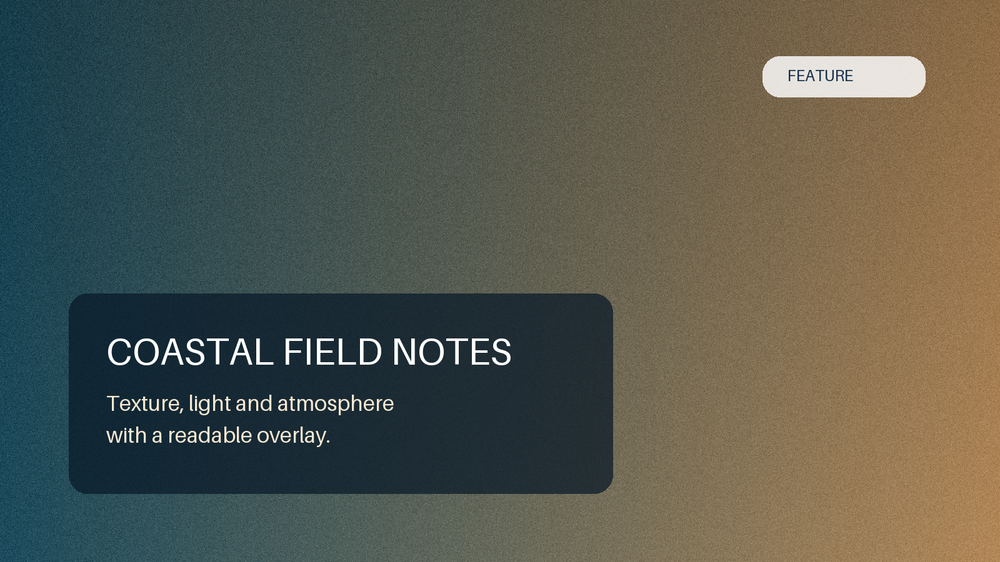
#> input picture benchmark/corpus/05-photo-overlay.png, 1000 x 562 px, shrunk from 1600 x 900 before the run
$ python -i bg_model.py   (imports and definitions only)
#> lines starting #> are read from the running program, lines starting #| are printed output that depends on the picture; after the words box and inside, x2 and y2 are one past the last pixel; in counts of white or black regions, pixels touching at a corner belong together
#!/usr/bin/env python3
"""Background modeling and repair module.

Builds a clean background image by:
1. Adaptive background color detection (edge sampling)
2. Periodic tile median modeling
3. Inpainting to remove foreground/text residuals

Usage:
    from bg_model import build_background
    bg = build_background(img_rgb, text_mask=mask)
"""

from __future__ import annotations

import logging

import cv2
import numpy as np

logger = logging.getLogger(__name__)

# ---------------------------------------------------------------------------
# Public API
# ---------------------------------------------------------------------------


def build_background(
    img: np.ndarray,
    text_mask: np.ndarray | None = None,
    fg_hint_mask: np.ndarray | None = None,
    period: int = 32,
) -> np.ndarray:
    """Build a clean background image from the input.

    Args:
        img: Input image (H, W, 3) RGB uint8.
        text_mask: Binary mask (H, W) where text regions = 255.
        fg_hint_mask: Optional binary mask of known foreground regions.
        period: Tile period for periodic median modeling.

    Returns:
        Clean background image (H, W, 3) RGB uint8.
    """
#> called with period = 32
    h, w = img.shape[:2]
#> h = 562; w = 1000

    if text_mask is None:
        text_mask = np.zeros((h, w), dtype=np.uint8)
    if fg_hint_mask is None:
        fg_hint_mask = np.zeros((h, w), dtype=np.uint8)

    # Combined exclusion mask
    exclude = ((text_mask > 0) | (fg_hint_mask > 0)).astype(np.uint8) * 255

    # Step 1: Detect background color adaptively
    bg_color, bg_std, candidate_mask = _detect_background(img, exclude)
    logger.info(
        "Background color: RGB(%d,%d,%d), std=%.1f",
        int(bg_color[0]), int(bg_color[1]), int(bg_color[2]), bg_std,
    )

    # Step 2: Periodic tile median modeling
    bg = _tile_median_model(img, candidate_mask, bg_color, period)

    # Step 3: Inpainting — repair areas where foreground/text was removed
    inpaint_mask = _build_inpaint_mask(img, bg, exclude, candidate_mask)
    if np.any(inpaint_mask > 0):
        bg = _inpaint(bg, inpaint_mask)

    return bg


# ---------------------------------------------------------------------------
# Step 1: Adaptive background detection
# ---------------------------------------------------------------------------


def _detect_background(
    img: np.ndarray, exclude_mask: np.ndarray
) -> tuple[np.ndarray, float, np.ndarray]:
    """Detect the dominant background color by sampling image edges.

    Returns:
        bg_color: (3,) float array — dominant background RGB.
        bg_std: float — standard deviation of background pixels.
        candidate_mask: (H, W) bool — pixels likely belonging to background.
    """
    h, w = img.shape[:2]
#> h = 562; w = 1000

    # Sample from edges (5% border on each side)
    margin_y = max(5, int(h * 0.05))
#> margin_y = 28
    margin_x = max(5, int(w * 0.05))
#> margin_x = 50

    edge_mask = np.zeros((h, w), dtype=bool)
    edge_mask[:margin_y, :] = True   # top
    edge_mask[-margin_y:, :] = True  # bottom
    edge_mask[:, :margin_x] = True   # left
    edge_mask[:, -margin_x:] = True  # right

    # Exclude known text/foreground from edge sampling
    edge_mask &= (exclude_mask == 0)
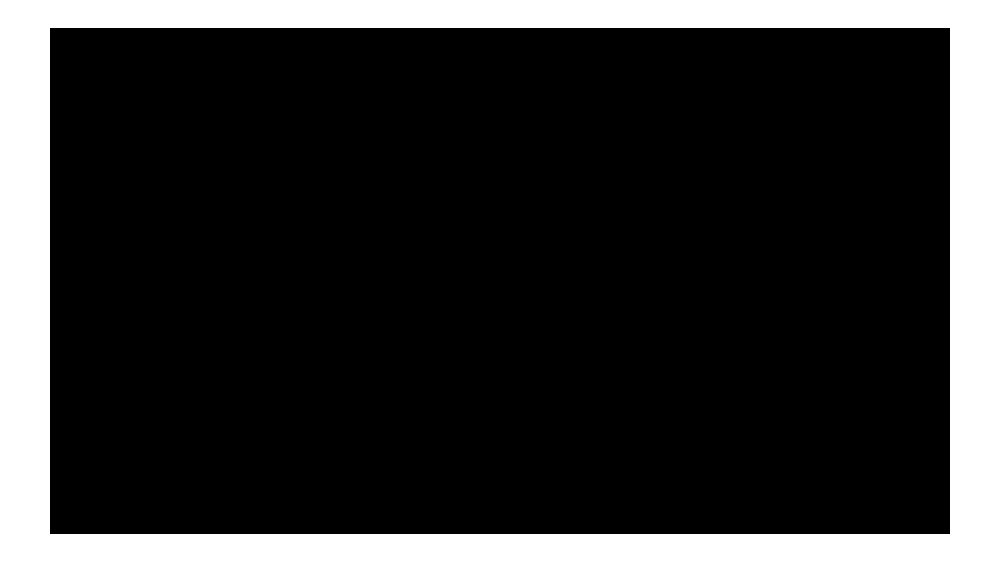
#> edge_mask: shape (562, 1000) bool; 19% white; 1 white region, box (x1, y1, x2, y2) and area: (0, 0, 1000, 562) 106600

    edge_pixels = img[edge_mask].reshape(-1, 3).astype(np.float32)

    if len(edge_pixels) < 10:
        # Fallback: use all non-excluded pixels
        valid = exclude_mask == 0
        edge_pixels = img[valid].reshape(-1, 3).astype(np.float32)

    if len(edge_pixels) < 10:
        # Ultimate fallback
        bg_color = np.array([255.0, 255.0, 255.0])
        return bg_color, 30.0, np.ones((h, w), dtype=bool)

    # Find dominant color via histogram peak (faster than KMeans)
    bg_color = np.median(edge_pixels, axis=0)
#> bg_color = [91, 93, 81]
    bg_std = float(np.mean(np.std(edge_pixels, axis=0)))
#> bg_std = 28.47

    # Adaptive threshold: pixels within N standard deviations of bg_color
    threshold = max(35.0, bg_std * 2.5)
#> threshold = 71.19

    all_pixels = img.reshape(-1, 3).astype(np.float32)
    dists = np.linalg.norm(all_pixels - bg_color, axis=1)
    candidate_flat = dists < threshold

    candidate_mask = candidate_flat.reshape(h, w)
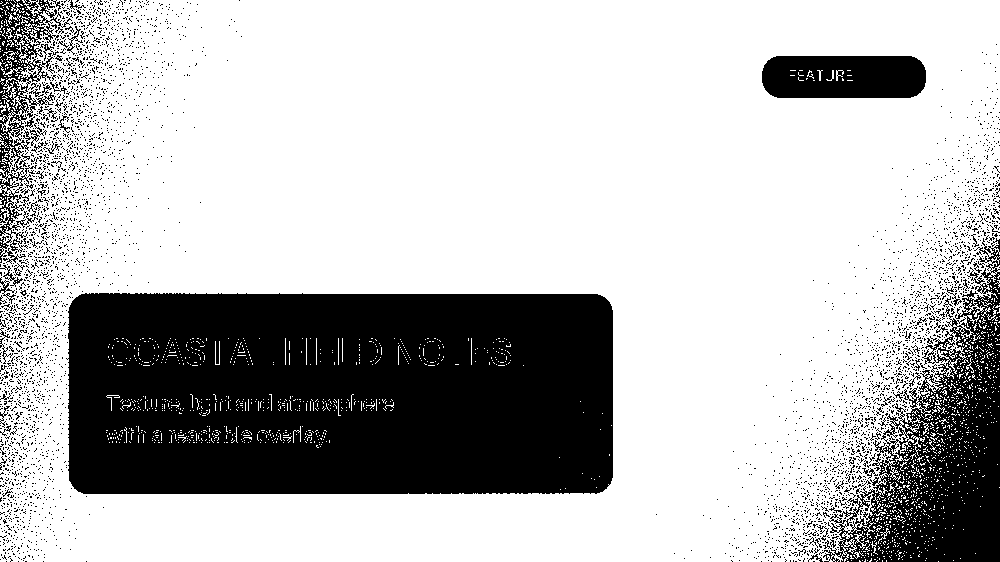
#> candidate_mask: shape (562, 1000) bool; 72.7% white; 4428 black regions (4363 under 20 px), largest, box (x1, y1, x2, y2) and area: (66, 293, 613, 494) 106486, (819, 238, 1000, 562) 23436, (762, 56, 926, 98) 6423
#> in build_background, `bg_color, bg_std, candidate_mask = _detect_background(img, exclude)`: bg_color = [91, 93, 81]; bg_std = 28.47
    # Exclude known foreground/text
    candidate_mask &= (exclude_mask == 0)

    return bg_color, bg_std, candidate_mask


# ---------------------------------------------------------------------------
# Step 2: Periodic tile median modeling
# ---------------------------------------------------------------------------


def _tile_median_model(
    img: np.ndarray,
    candidate_mask: np.ndarray,
    bg_color: np.ndarray,
    period: int,
) -> np.ndarray:
    """Build background via periodic tile median sampling.

    For each (py, px) position within a period×period tile, collect all
    candidate pixels at that periodic position and take their median.
    """
#> called with bg_color = array of shape (3,), period = 32
    h, w, c = img.shape
#> h = 562; w = 1000; c = 3
    tile = np.zeros((period, period, c), dtype=np.float32)

    for py in range(period):
        for px in range(period):
            ys = np.arange(py, h, period)
            xs = np.arange(px, w, period)
            yy, xx = np.meshgrid(ys, xs, indexing="ij")
            pixels = img[yy, xx].reshape(-1, c).astype(np.float32)
            valid = candidate_mask[yy, xx].reshape(-1)

            if np.any(valid):
                tile[py, px] = np.median(pixels[valid], axis=0)
            else:
                tile[py, px] = bg_color
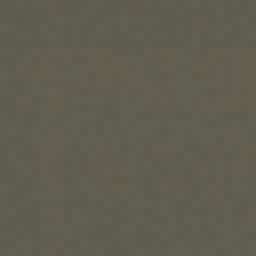
#> tile: shape (32, 32, 3) float32 (shown 8 times larger); mean R, G, B 96.1, 94.3, 79.6

    # Tile the background
    # Use np.tile for efficiency instead of per-pixel loop
    reps_y = (h + period - 1) // period
#> reps_y = 18
    reps_x = (w + period - 1) // period
#> reps_x = 32
    bg = np.tile(tile, (reps_y, reps_x, 1))[:h, :w, :]
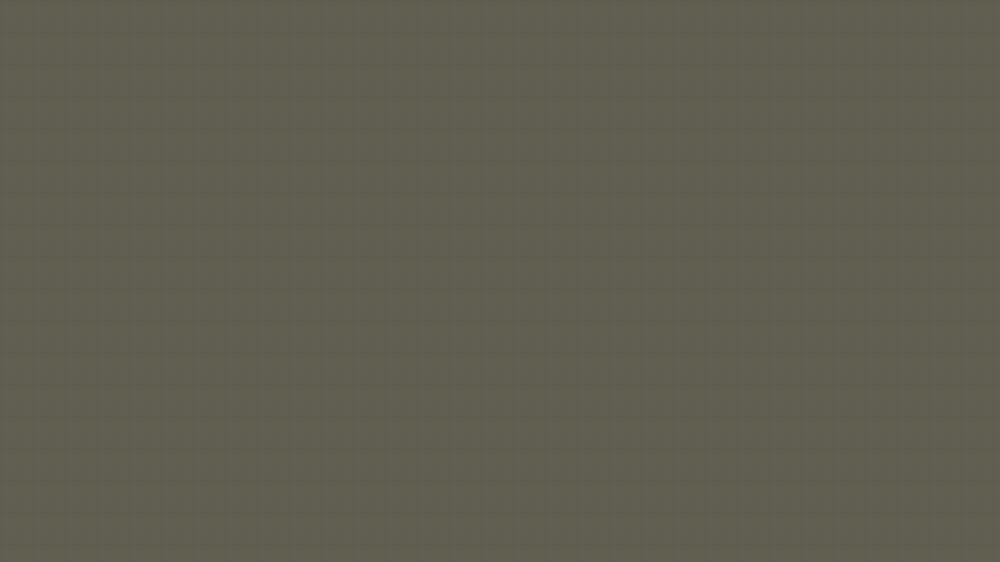
#> bg: shape (562, 1000, 3) float32; mean R, G, B 96.1, 94.5, 79.8

    return np.clip(bg, 0, 255).astype(np.uint8)


# ---------------------------------------------------------------------------
# Step 3: Inpainting
# ---------------------------------------------------------------------------


def _build_inpaint_mask(
    img: np.ndarray,
    bg: np.ndarray,
    exclude_mask: np.ndarray,
    candidate_mask: np.ndarray,
) -> np.ndarray:
    """Build a mask of regions that need inpainting.

    These are areas where the tile model couldn't get clean background
    because they were covered by foreground or text.
    """
    h, w = img.shape[:2]
#> h = 562; w = 1000

    # Regions that are excluded (text/fg) need inpainting in the background
    # Also regions where the background model differs significantly from
    # what we'd expect (non-candidate areas)
    inpaint = exclude_mask.copy()
#> inpaint: shape (562, 1000); every value is 0

    # Add non-candidate regions that might have foreground residuals
    non_candidate = (~candidate_mask).astype(np.uint8) * 255
    # But only where the tile model had to use fallback (bg_color)
    diff = np.linalg.norm(
        img.astype(np.float32) - bg.astype(np.float32), axis=2
    )
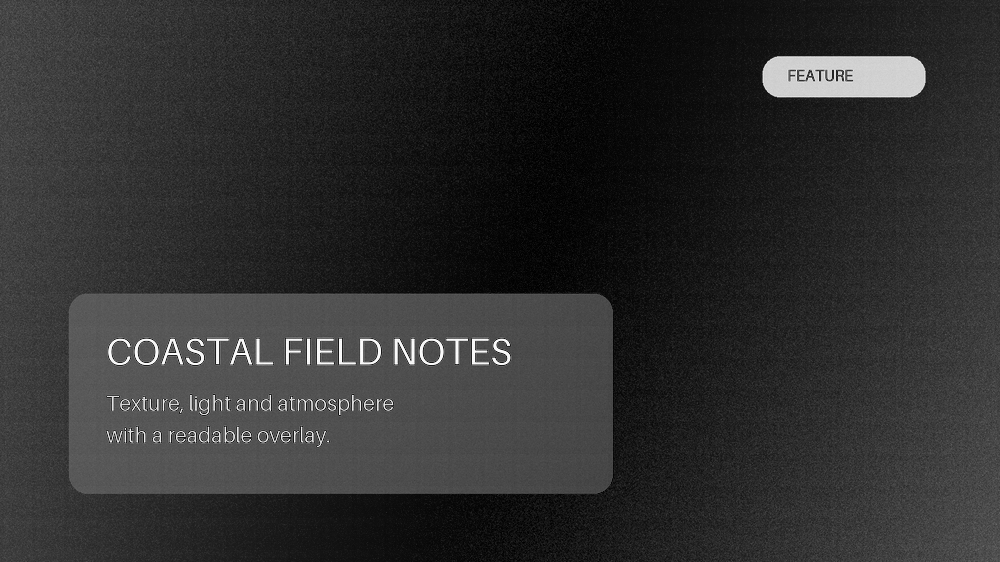
#> diff: shape (562, 1000) float32; min 0, max 291.7, mean 54.2; drawn with min black and max white
    residual = (diff > 40) & (~candidate_mask)
    inpaint = np.maximum(inpaint, residual.astype(np.uint8) * 255)

    # Dilate slightly to cover edges
    kernel = np.ones((5, 5), np.uint8)
    inpaint = cv2.dilate(inpaint, kernel, iterations=1)
#> inpaint: shape (562, 1000); 42.1% white; 219 white regions (2 under 20 px), largest, box (x1, y1, x2, y2) and area: (0, 0, 615, 562) 161209, (746, 96, 1000, 562) 59180, (760, 54, 928, 100) 7427

    return inpaint


def _inpaint(bg: np.ndarray, mask: np.ndarray) -> np.ndarray:
    """Inpaint masked regions using Telea algorithm."""
    bgr = cv2.cvtColor(bg, cv2.COLOR_RGB2BGR)

    # Use larger radius for better fill quality
    repaired = cv2.inpaint(bgr, mask, inpaintRadius=7, flags=cv2.INPAINT_TELEA)

    # Second pass with NS method for smoother results on large areas
    large_areas = cv2.dilate(mask, np.ones((3, 3), np.uint8), iterations=1)
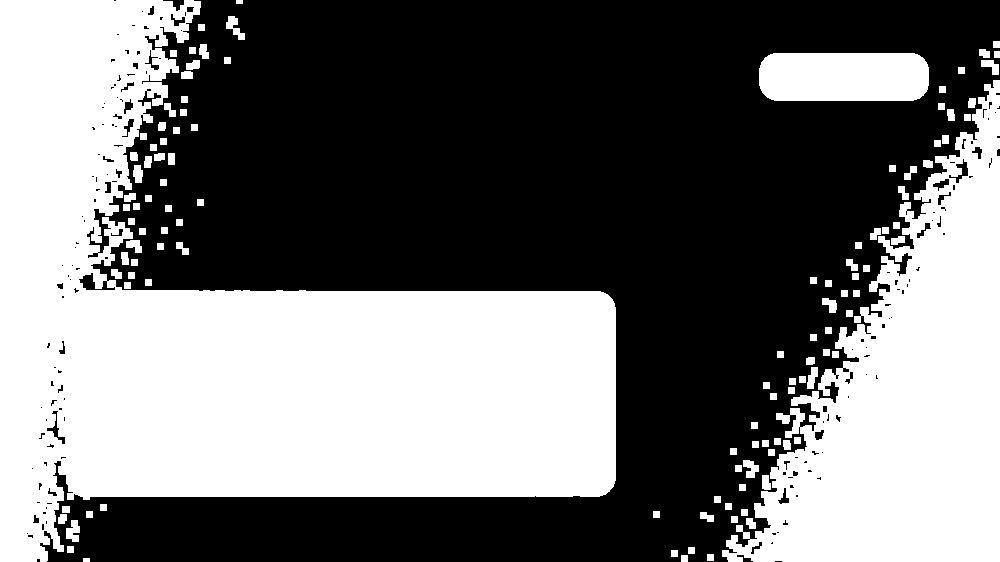
#> large_areas: shape (562, 1000); 44.9% white; 118 white regions, largest, box (x1, y1, x2, y2) and area: (0, 0, 616, 562) 169820, (722, 80, 1000, 562) 67104, (759, 53, 929, 101) 7859
    repaired = cv2.inpaint(repaired, large_areas, inpaintRadius=5, flags=cv2.INPAINT_NS)

    result = cv2.cvtColor(repaired, cv2.COLOR_BGR2RGB)

    # Gaussian blur at inpainting boundaries to smooth seams
    blurred = cv2.GaussianBlur(result, (5, 5), 0)
    boundary = cv2.dilate(mask, np.ones((5, 5), np.uint8)) - cv2.erode(mask, np.ones((3, 3), np.uint8))
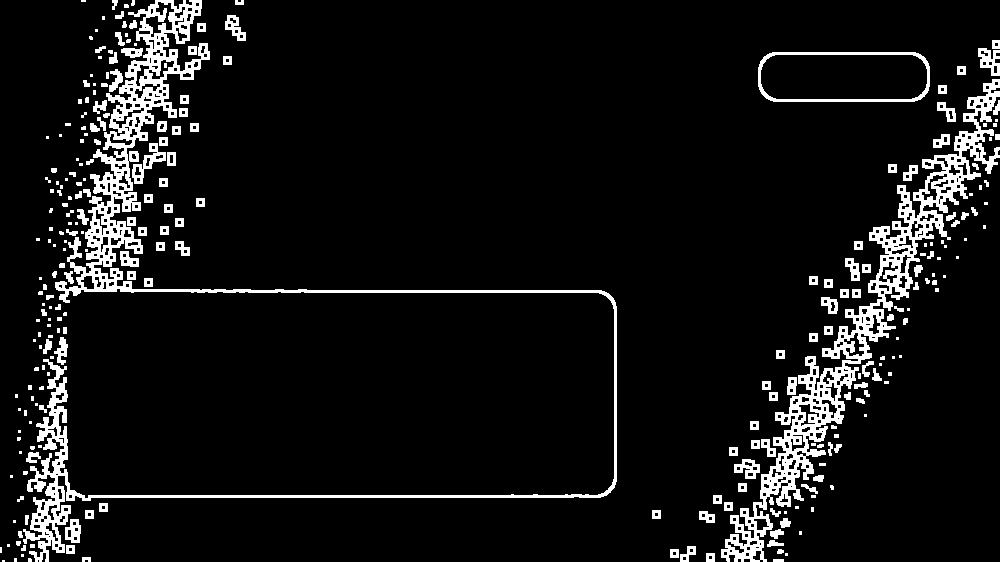
#> boundary: shape (562, 1000); 7.9% white; 273 white regions (117 under 20 px), largest, box (x1, y1, x2, y2) and area: (23, 0, 617, 562) 17076, (721, 79, 1000, 562) 13750, (758, 52, 930, 102) 1296
    boundary_mask = (boundary > 0)

    output = result.copy()
    output[boundary_mask] = blurred[boundary_mask]
#> output: shape (562, 1000, 3); mean R, G, B 95.9, 94.2, 79.5

    return output

>>> import cv2
>>> picture = cv2.cvtColor(cv2.imread('benchmark/corpus/05-photo-overlay.png'), cv2.COLOR_BGR2RGB)
>>> result = build_background(picture)
